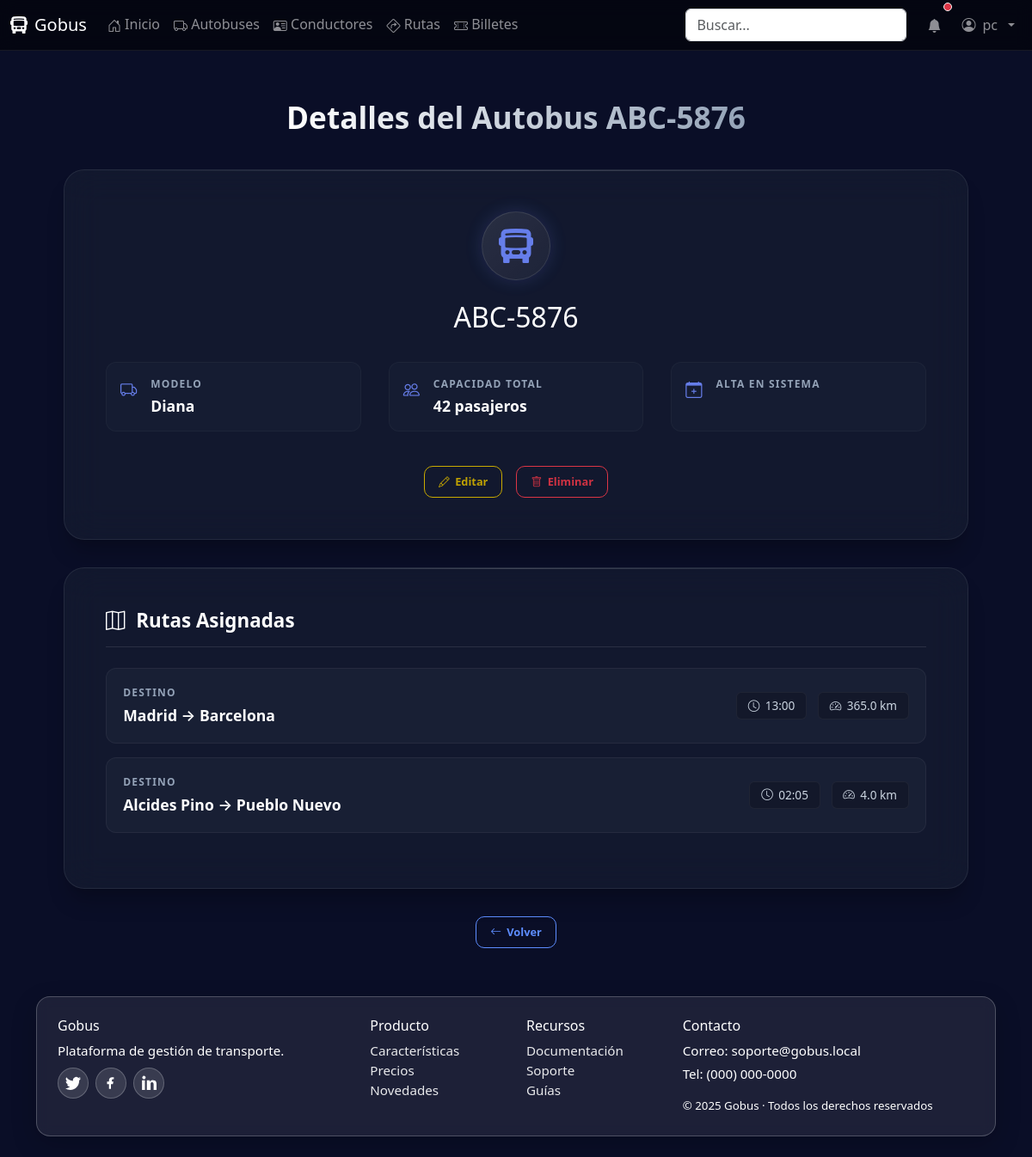
The page /autobuses/1/ (signed in) on the database as committed earlier.
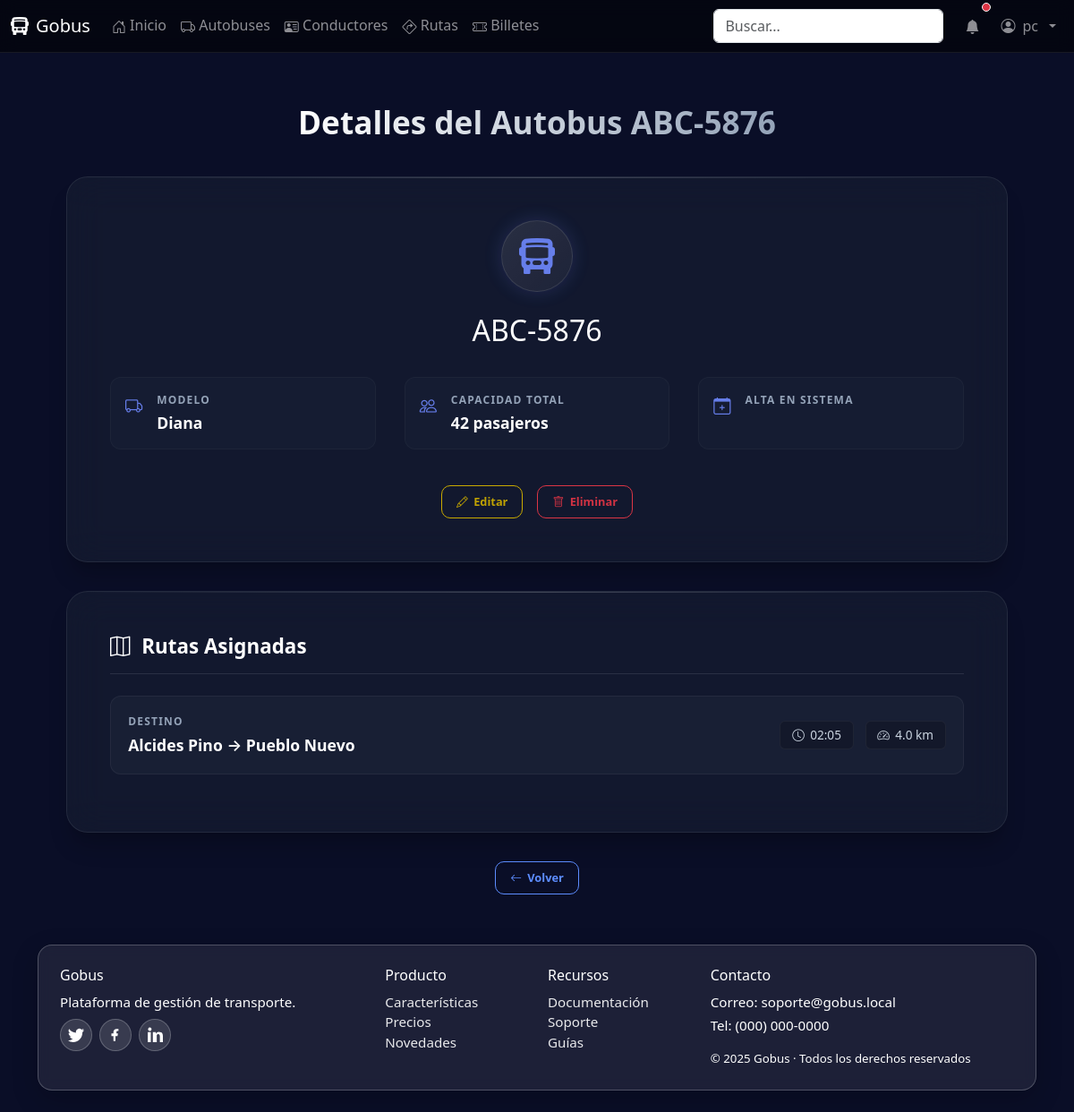
The same page on the database as committed later.
### core/models.py (models this page shows, shortened)
class Ruta(models.Model):
    origen = models.CharField(max_length=120)
    destino = models.CharField(max_length=120)
    paradas = models.JSONField(blank=True, default=list, help_text="Lista de paradas intermedias")
    distancia = models.FloatField(help_text="Distancia en km")
    autobus = models.ForeignKey(Autobus, on_delete=models.SET_NULL, null=True, blank=True, related_name="rutas")
    conductor = models.ForeignKey(Conductor, on_delete=models.SET_NULL, null=True, blank=True, related_name="rutas")
    hora_salida = models.DateTimeField()
    frecuencia = models.CharField(max_length=50, help_text="Ej: Diario, Semanal, Cada 30 min")

### core/views.py (the view)
# urls.py: path('autobuses/<int:pk>/', views.autobus_detail, name='autobus_detail'),
@login_required
def autobus_detail(request, pk):
    autobus = get_object_or_404(Autobus, pk=pk)
    rutas = autobus.rutas.all().order_by('-hora_salida')
    context = {
        'autobus': autobus,
        'rutas': rutas,
        'title': f'Detalles del Autobus {autobus.matricula}'
    }
    return render(request, 'core/autobus/autobus_detail.html', context)

### core/templates/core/autobus/autobus_detail.html (shortened to what this page needs)
{% extends 'base.html' %}
{% load static %}
{% block head_extra %}
<link href="{% static 'core/css/home-modern.css' %}" rel="stylesheet">
<link href="{% static 'core/css/crud.css' %}" rel="stylesheet">
{% endblock %}
{% block content %}
<div class="detail-container">
  <div class="detail-header">
    <h1 class="detail-title">{{ title }}</h1>
  </div>
  <div class="glass-card">
    <div class="main-icon-circle">
      <i class="bi bi-bus-front-fill"></i>
    </div>
    <div style="text-align: center; margin-bottom: 2rem;">
        <h2 style="color: white; margin: 0;">{{ autobus.matricula }}</h2>
    </div>
    <div class="info-grid">
      <div class="info-item">
        <div class="info-icon"><i class="bi bi-truck"></i></div>
        <div class="info-content">
          <span class="info-label">Modelo</span>
          <div class="info-value">{{ autobus.modelo }}</div>
        </div>
      </div>
      <div class="info-item">
        <div class="info-icon"><i class="bi bi-people"></i></div>
        <div class="info-content">
          <span class="info-label">Capacidad Total</span>
          <div class="info-value">{{ autobus.capacidad }} pasajeros</div>
        </div>
      </div>
      <div class="info-item">
        <div class="info-icon"><i class="bi bi-calendar-plus"></i></div>
        <div class="info-content">
          <span class="info-label">Alta en Sistema</span>
        </div>
      </div>
    </div>
    <div class="action-buttons">
      <a href="{% url 'autobus_edit' autobus.pk %}" class="btn-action btn-edit"><i class="bi bi-pencil"></i> Editar</a>
      <a href="{% url 'autobus_delete' autobus.pk %}" class="btn-action btn-delete"><i class="bi bi-trash"></i> Eliminar</a>
    </div>
  </div>
  <div class="glass-card">
    <h3 class="section-title"><i class="bi bi-map"></i> Rutas Asignadas</h3>
    {% if rutas %}
      {% for ruta in rutas %}
        <div class="list-item-card">
            <div>
                <div class="info-label">Destino</div>
                <div class="info-value">{{ ruta.origen }} &rarr; {{ ruta.destino }}</div>
            </div>
            <div class="tag-group">
                <span class="data-tag"><i class="bi bi-clock"></i> {{ ruta.hora_salida|date:"H:i" }}</span>
                <span class="data-tag"><i class="bi bi-speedometer2"></i> {{ ruta.distancia }} km</span>
            </div>
        </div>
      {% endfor %}
    {% else %}
        <p style="text-align: center; color: rgba(255,255,255,0.5);">Sin rutas asignadas.</p>
    {% endif %}
  </div>
  <div style="text-align: center;">
    <a href="{% url 'autobus_list' %}" class="btn-action btn-view"><i class="bi bi-arrow-left"></i> Volver</a>
  </div>
</div>
{% endblock %}

Rows that differ between the two databases and show on the page:
no longer on this page (row edited): Ruta: origen "Madrid", destino "Barcelona", hora_salida "13:00", distancia "365.0"
